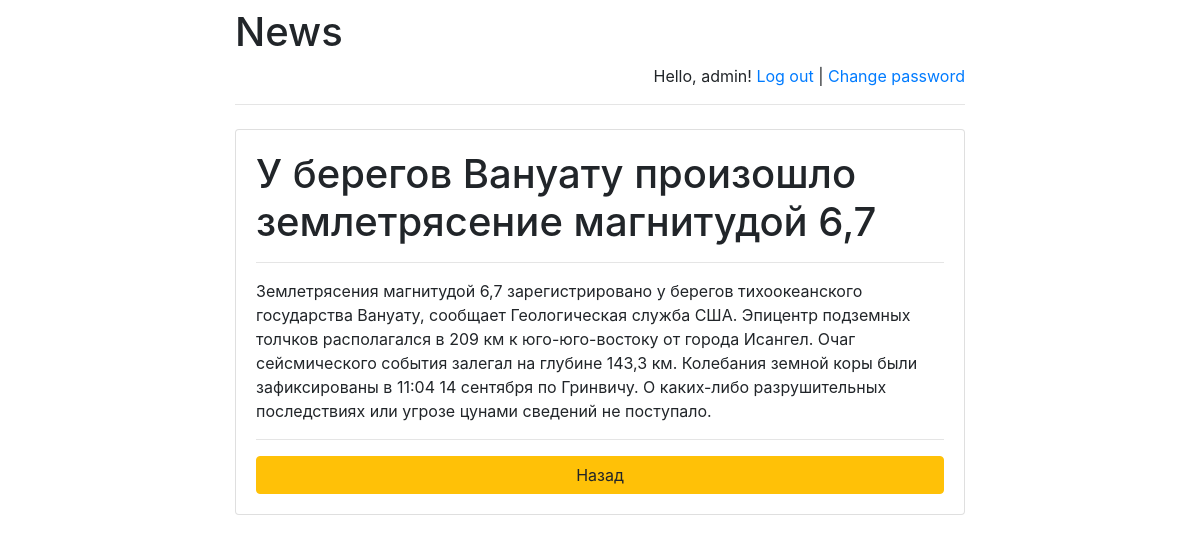
/news/3/ (signed in), run on the app's committed database.
### news/models.py (models this page shows)
class NewsHeadline(models.Model):
    news_text = models.CharField(max_length=255)
    pub_date = models.DateTimeField('date published')

class TextNews(models.Model):
    news = models.ForeignKey(NewsHeadline, on_delete=models.CASCADE)
    text = models.CharField(max_length=1000)

### news/views.py (the view)
# urls.py: re_path(r'^([0-9]+)/$', views.detail, name='detail'),
def detail(request, new_id):
    error_message = None
    if "error_message" in request.GET:
        error_message = request.GET["error_message"]
    return render(
        request,
        "text.html",
        {
            "new": get_object_or_404(NewsHeadline, pk=new_id),
            "textNews": get_object_or_404(TextNews, pk=new_id),
            "error_message": error_message
        }
    )

### news/templates/text.html (shortened to what this page needs)
<!DOCTYPE html>
<html lang="en">
<head>
</head>
<body>
{% extends 'base.html' %}
{% block main %}
<h1>{{ new.news_text }}</h1>
<hr>
<p>{{ textNews.text }}</p>
<hr>
   <form method="post">
        <a href=".."
           class="btn btn-warning btn-block">
            Назад
        </a>
    </form>
{% endblock %}

### news/templates/base.html (shortened to what this page needs)
<!doctype html>
<html lang="en">
<head>
    <link rel="stylesheet"
href="https://stackpath.bootstrapcdn.com/bootstrap/4.1.3/css/bootstrap.min.css">
</head>
<body>
<div class="container">
    <div class="row justify-content-center">
        <div class="col-8">
            <h1 class="mt-2">News</h1>
            {% if user.is_authenticated %}
                <p class="text-right">
                    Hello, {{ user.username }}!
                    <a href="/news/logout">Log out</a> |
                    <a href="/news/password-change">
                        Change password
                    </a>
                </p>
            {% else %}
                <p class="text-right">
                    <a href="/news/login">Log in</a> |
                    <a href="/news/register">Register</a>
                </p>
            {% endif %}
            <hr class="mt-0 mb-4">
            <div class="card">
                <div class="card-body">
                    {% block main %}
                    {% endblock %}
                </div>
            </div>
        </div>
    </div>
</div>
</body>
</html>

### data on the page
NewsHeadline: news_text "У берегов Вануату произошло землетрясение магнитудой 6,7"
TextNews: text "Землетрясения магнитудой 6,7 зарегистрировано у берегов тихоокеанского государства Вануату, сообщает Геологическая служба США. Эпицентр подземных толчков располагался в 209 км к юго-юго-востоку от города Исангел. Очаг сейсмического события залегал на глубине 143,3 км. Колебания земной коры были зафиксированы в 11:04 14 сентября по Гринвичу. О каких-либо разрушительных последствиях или угрозе цунами сведений не поступало."

### other printed values
{{ user.username }} "admin"
